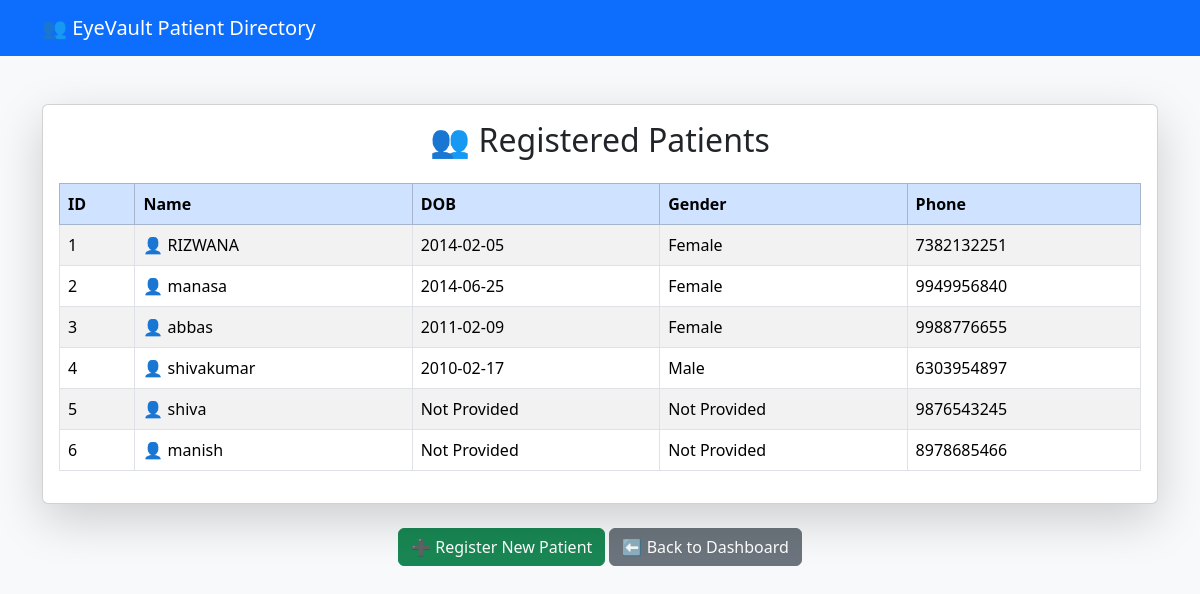
Page /patients on the committed database.
### app.py (models this page shows)
class Patient(db.Model):
    id = db.Column(db.Integer, primary_key=True)
    name = db.Column(db.String(100))
    dob = db.Column(db.String(20))
    gender = db.Column(db.String(20))
    phone = db.Column(db.String(15), unique=True)

### app.py (the view)
@app.route('/patients')
def patients():
    all_patients = Patient.query.all()
    return render_template(
        'patients.html',
        patients=all_patients
    )

### templates/patients.html (shortened to what this page needs)
<!DOCTYPE html>
<html>
<head>
    <link href="https://cdn.jsdelivr.net/npm/bootstrap@5.3.3/dist/css/bootstrap.min.css"
          rel="stylesheet">
</head>
<body class="bg-light">
<nav class="navbar navbar-dark bg-primary">
    <div class="container">
        <span class="navbar-brand">
            👥 EyeVault Patient Directory
        </span>
    </div>
</nav>
<div class="container mt-5">
    <div class="card shadow-lg">
        <div class="card-body">
            <h2 class="text-center mb-4">
                👥 Registered Patients
            </h2>
            <div class="table-responsive">
                <table class="table table-bordered table-striped table-hover">
                    <thead class="table-primary">
                        <tr>
                            <th>ID</th>
                            <th>Name</th>
                            <th>DOB</th>
                            <th>Gender</th>
                            <th>Phone</th>
                        </tr>
                    </thead>
                    <tbody>
                        {% for p in patients %}
                        <tr>
                            <td>{{ p.id }}</td>
                            <td>
                                👤 {{ p.name }}
                            </td>
                            <td>{{ p.dob }}</td>
                            <td>{{ p.gender }}</td>
                            <td>{{ p.phone }}</td>
                        </tr>
                        {% endfor %}
                    </tbody>
                </table>
            </div>
        </div>
    </div>
    <div class="text-center mt-4">
        <a href="/register"
           class="btn btn-success">
            ➕ Register New Patient
        </a>
        <a href="/staff-dashboard"
           class="btn btn-secondary">
            ⬅ Back to Dashboard
        </a>
    </div>
</div>
</body>
</html>

### rows in the picture
Patient: id "1", name "RIZWANA", dob "2014-02-05", gender "Female", phone "7382132251"
Patient: id "2", name "manasa", dob "2014-06-25", gender "Female", phone "9949956840"
Patient: id "3", name "abbas", dob "2011-02-09", gender "Female", phone "9988776655"
Patient: id "4", name "shivakumar", dob "2010-02-17", gender "Male", phone "6303954897"
Patient: id "5", name "shiva", dob "Not Provided", gender "Not Provided", phone "9876543245"
Patient: id "6", name "manish", dob "Not Provided", gender "Not Provided", phone "8978685466"
